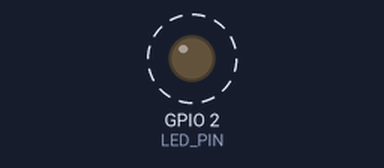
This program was run on a simulated ESP32. Parts: output pins drawn as LEDs (lit = HIGH). Dashed ring = blinking. What the program prints to the serial monitor is not drawn.

Above: at 0.5 s.
Timing chart, 0 to 4.6 s (numbered marks = the images above):
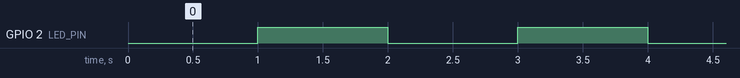

Measured:
- by itself, GPIO 2 (LED_PIN): alternates HIGH for 1.0 s and LOW for 1.0 s

The program:

main.cpp
```cpp
// Author: Anthony Yalong
// Description: Simple, non-blocking blinking LED for the ESP32 developed using the Arduino framework.

// Includes
#include <Arduino.h>

// Define
#define LED_PIN 2
#define LED_DELAY 1000

// State Variables
unsigned long previousMillis = millis();
bool led_state = false;

void setup() {
  // Logging
  Serial.begin(115200);
  Serial.println("Initializeing LED Blink (Non-blocking)");

  // Initialization
  pinMode(LED_PIN, OUTPUT);
  digitalWrite(LED_PIN, led_state);
}

void loop() {
  unsigned long currentMillis = millis();

  // Update condition
  if (currentMillis - previousMillis >= LED_DELAY) {
    previousMillis = currentMillis;
    led_state = !led_state;
    digitalWrite(LED_PIN, led_state);
    Serial.print("Blinking LED 2 (Arduino): ");
    Serial.println(led_state ? "LED ON" : "LED OFF");
  }
}
```
